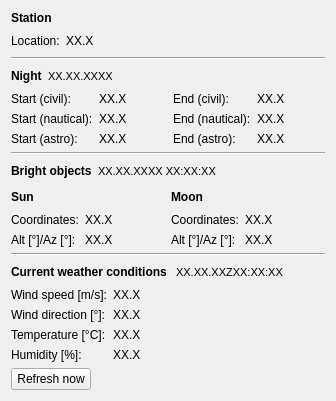
      <widget class="QWidget" name="weather">
       <attribute name="title">
        <string>Station</string>
       </attribute>
       <layout class="QGridLayout" name="gridLayout_5">
        <item row="0" column="0">
         <layout class="QVBoxLayout" name="verticalLayout_7">
          <item>
           <layout class="QVBoxLayout" name="verticalLayout_6">
            <item>
             <widget class="QLabel" name="siteLabel">
              <property name="font">
               <font>
                <weight>75</weight>
                <bold>true</bold>
               </font>
              </property>
              <property name="text">
               <string>Station</string>
              </property>
              <property name="alignment">
               <set>Qt::AlignLeading|Qt::AlignLeft|Qt::AlignVCenter</set>
              </property>
             </widget>
            </item>
            <item>
             <layout class="QHBoxLayout" name="horizontalLayout_7">
              <item>
               <widget class="QLabel" name="siteLocation">
                <property name="font">
                 <font>
                  <weight>50</weight>
                  <bold>false</bold>
                 </font>
                </property>
                <property name="text">
                 <string>Location:</string>
                </property>
                <property name="alignment">
                 <set>Qt::AlignLeading|Qt::AlignLeft|Qt::AlignVCenter</set>
                </property>
               </widget>
              </item>
              <item>
               <widget class="QLabel" name="siteLocationValue">
                <property name="font">
                 <font>
                  <weight>50</weight>
                  <bold>false</bold>
                 </font>
                </property>
                <property name="text">
                 <string>XX.X</string>
                </property>
                <property name="alignment">
                 <set>Qt::AlignLeading|Qt::AlignLeft|Qt::AlignVCenter</set>
                </property>
               </widget>
              </item>
              <item>
               <spacer name="horizontalSpacer_12">
                <property name="orientation">
                 <enum>Qt::Horizontal</enum>
                </property>
                <property name="sizeType">
                 <enum>QSizePolicy::MinimumExpanding</enum>
                </property>
                <property name="sizeHint" stdset="0">
                 <size>
                  <width>40</width>
                  <height>20</height>
                 </size>
                </property>
               </spacer>
              </item>
             </layout>
            </item>
           </layout>
          </item>
          <item>
           <widget class="Line" name="line_8">
            <property name="orientation">
             <enum>Qt::Horizontal</enum>
            </property>
           </widget>
          </item>
          <item>
           <layout class="QVBoxLayout" name="verticalLayout_5">
            <item>
             <layout class="QHBoxLayout" name="horizontalLayout_6">
              <item>
               <widget class="QLabel" name="nightLabel">
                <property name="font">
                 <font>
                  <weight>75</weight>
                  <bold>true</bold>
                 </font>
                </property>
                <property name="text">
                 <string>Night</string>
                </property>
                <property name="alignment">
                 <set>Qt::AlignLeading|Qt::AlignLeft|Qt::AlignVCenter</set>
                </property>
               </widget>
              </item>
              <item>
               <widget class="QLabel" name="nightLastUpdateValue">
                <property name="font">
                 <font>
                  <pointsize>8</pointsize>
                  <weight>50</weight>
                  <bold>false</bold>
                 </font>
                </property>
                <property name="text">
                 <string>XX.XX.XXXX</string>
                </property>
                <property name="alignment">
                 <set>Qt::AlignLeading|Qt::AlignLeft|Qt::AlignVCenter</set>
                </property>
               </widget>
              </item>
              <item>
               <spacer name="horizontalSpacer_13">
                <property name="orientation">
                 <enum>Qt::Horizontal</enum>
                </property>
                <property name="sizeHint" stdset="0">
                 <size>
                  <width>40</width>
                  <height>20</height>
                 </size>
                </property>
               </spacer>
              </item>
             </layout>
            </item>
            <item>
             <layout class="QHBoxLayout" name="horizontalLayout_5">
              <item>
               <layout class="QFormLayout" name="formLayout_4">
                <item row="0" column="0">
                 <widget class="QLabel" name="nightStartCivil">
                  <property name="font">
                   <font>
                    <weight>50</weight>
                    <bold>false</bold>
                   </font>
                  </property>
                  <property name="text">
                   <string>Start (civil):</string>
                  </property>
                  <property name="alignment">
                   <set>Qt::AlignLeading|Qt::AlignLeft|Qt::AlignVCenter</set>
                  </property>
                 </widget>
                </item>
                <item row="0" column="1">
                 <widget class="QLabel" name="nightStartCivilValue">
                  <property name="font">
                   <font>
                    <weight>50</weight>
                    <bold>false</bold>
                   </font>
                  </property>
                  <property name="text">
                   <string>XX.X</string>
                  </property>
                  <property name="alignment">
                   <set>Qt::AlignLeading|Qt::AlignLeft|Qt::AlignVCenter</set>
                  </property>
                 </widget>
                </item>
                <item row="1" column="0">
                 <widget class="QLabel" name="nightStartNautical">
                  <property name="font">
                   <font>
                    <weight>50</weight>
                    <bold>false</bold>
                   </font>
                  </property>
                  <property name="text">
                   <string>Start (nautical):</string>
                  </property>
                  <property name="alignment">
                   <set>Qt::AlignLeading|Qt::AlignLeft|Qt::AlignVCenter</set>
                  </property>
                 </widget>
                </item>
                <item row="1" column="1">
                 <widget class="QLabel" name="nightStartNauticalValue">
                  <property name="font">
                   <font>
                    <weight>50</weight>
                    <bold>false</bold>
                   </font>
                  </property>
                  <property name="text">
                   <string>XX.X</string>
                  </property>
                  <property name="alignment">
                   <set>Qt::AlignLeading|Qt::AlignLeft|Qt::AlignVCenter</set>
                  </property>
                 </widget>
                </item>
                <item row="2" column="0">
                 <widget class="QLabel" name="nightStartAstro">
                  <property name="font">
                   <font>
                    <weight>50</weight>
                    <bold>false</bold>
                   </font>
                  </property>
                  <property name="text">
                   <string>Start (astro):</string>
                  </property>
                  <property name="alignment">
                   <set>Qt::AlignLeading|Qt::AlignLeft|Qt::AlignVCenter</set>
                  </property>
                 </widget>
                </item>
                <item row="2" column="1">
                 <widget class="QLabel" name="nightStartAstroValue">
                  <property name="font">
                   <font>
                    <weight>50</weight>
                    <bold>false</bold>
                   </font>
                  </property>
                  <property name="text">
                   <string>XX.X</string>
                  </property>
                  <property name="alignment">
                   <set>Qt::AlignLeading|Qt::AlignLeft|Qt::AlignVCenter</set>
                  </property>
                 </widget>
                </item>
               </layout>
              </item>
              <item>
               <spacer name="horizontalSpacer_11">
                <property name="orientation">
                 <enum>Qt::Horizontal</enum>
                </property>
                <property name="sizeHint" stdset="0">
                 <size>
                  <width>40</width>
                  <height>20</height>
                 </size>
                </property>
               </spacer>
              </item>
              <item>
               <layout class="QFormLayout" name="formLayout_5">
                <item row="0" column="0">
                 <widget class="QLabel" name="nightEndCivil">
                  <property name="font">
                   <font>
                    <weight>50</weight>
                    <bold>false</bold>
                   </font>
                  </property>
                  <property name="text">
                   <string>End (civil):</string>
                  </property>
                  <property name="alignment">
                   <set>Qt::AlignLeading|Qt::AlignLeft|Qt::AlignVCenter</set>
                  </property>
                 </widget>
                </item>
                <item row="0" column="1">
                 <widget class="QLabel" name="nightEndCivilValue">
                  <property name="font">
                   <font>
                    <weight>50</weight>
                    <bold>false</bold>
                   </font>
                  </property>
                  <property name="text">
                   <string>XX.X</string>
                  </property>
                  <property name="alignment">
                   <set>Qt::AlignLeading|Qt::AlignLeft|Qt::AlignVCenter</set>
                  </property>
                 </widget>
                </item>
                <item row="1" column="0">
                 <widget class="QLabel" name="nightEndNautical">
                  <property name="font">
                   <font>
                    <weight>50</weight>
                    <bold>false</bold>
                   </font>
                  </property>
                  <property name="text">
                   <string>End (nautical):</string>
                  </property>
                  <property name="alignment">
                   <set>Qt::AlignLeading|Qt::AlignLeft|Qt::AlignVCenter</set>
                  </property>
                 </widget>
                </item>
                <item row="1" column="1">
                 <widget class="QLabel" name="nightEndNauticalValue">
                  <property name="font">
                   <font>
                    <weight>50</weight>
                    <bold>false</bold>
                   </font>
                  </property>
                  <property name="text">
                   <string>XX.X</string>
                  </property>
                  <property name="alignment">
                   <set>Qt::AlignLeading|Qt::AlignLeft|Qt::AlignVCenter</set>
                  </property>
                 </widget>
                </item>
                <item row="2" column="0">
                 <widget class="QLabel" name="nightEndAstro">
                  <property name="font">
                   <font>
                    <weight>50</weight>
                    <bold>false</bold>
                   </font>
                  </property>
                  <property name="text">
                   <string>End (astro):</string>
                  </property>
                  <property name="alignment">
                   <set>Qt::AlignLeading|Qt::AlignLeft|Qt::AlignVCenter</set>
                  </property>
                 </widget>
                </item>
                <item row="2" column="1">
                 <widget class="QLabel" name="nightEndAstroValue">
                  <property name="font">
                   <font>
                    <weight>50</weight>
                    <bold>false</bold>
                   </font>
                  </property>
                  <property name="text">
                   <string>XX.X</string>
                  </property>
                  <property name="alignment">
                   <set>Qt::AlignLeading|Qt::AlignLeft|Qt::AlignVCenter</set>
                  </property>
                 </widget>
                </item>
               </layout>
              </item>
              <item>
               <spacer name="horizontalSpacer_17">
                <property name="orientation">
                 <enum>Qt::Horizontal</enum>
                </property>
                <property name="sizeHint" stdset="0">
                 <size>
                  <width>40</width>
                  <height>20</height>
                 </size>
                </property>
               </spacer>
              </item>
             </layout>
            </item>
           </layout>
          </item>
          <item>
           <widget class="Line" name="line_9">
            <property name="orientation">
             <enum>Qt::Horizontal</enum>
            </property>
           </widget>
          </item>
          <item>
           <layout class="QVBoxLayout" name="verticalLayout_4">
            <item>
             <layout class="QHBoxLayout" name="horizontalLayout_4">
              <item>
               <widget class="QLabel" name="brightLabel">
                <property name="font">
                 <font>
                  <weight>75</weight>
                  <bold>true</bold>
                 </font>
                </property>
                <property name="text">
                 <string>Bright objects</string>
                </property>
                <property name="alignment">
                 <set>Qt::AlignLeading|Qt::AlignLeft|Qt::AlignVCenter</set>
                </property>
               </widget>
              </item>
              <item>
               <widget class="QLabel" name="brightLastUpdateValue">
                <property name="font">
                 <font>
                  <pointsize>8</pointsize>
                  <weight>50</weight>
                  <bold>false</bold>
                 </font>
                </property>
                <property name="text">
                 <string>XX.XX.XXXX XX:XX:XX</string>
                </property>
                <property name="alignment">
                 <set>Qt::AlignLeading|Qt::AlignLeft|Qt::AlignVCenter</set>
                </property>
               </widget>
              </item>
              <item>
               <spacer name="horizontalSpacer_14">
                <property name="orientation">
                 <enum>Qt::Horizontal</enum>
                </property>
                <property name="sizeHint" stdset="0">
                 <size>
                  <width>40</width>
                  <height>20</height>
                 </size>
                </property>
               </spacer>
              </item>
             </layout>
            </item>
            <item>
             <layout class="QGridLayout" name="gridLayout_4">
              <item row="0" column="1">
               <spacer name="horizontalSpacer_9">
                <property name="orientation">
                 <enum>Qt::Horizontal</enum>
                </property>
                <property name="sizeHint" stdset="0">
                 <size>
                  <width>40</width>
                  <height>20</height>
                 </size>
                </property>
               </spacer>
              </item>
              <item row="1" column="1">
               <spacer name="horizontalSpacer_10">
                <property name="orientation">
                 <enum>Qt::Horizontal</enum>
                </property>
                <property name="sizeHint" stdset="0">
                 <size>
                  <width>40</width>
                  <height>20</height>
                 </size>
                </property>
               </spacer>
              </item>
              <item row="0" column="0">
               <widget class="QLabel" name="sunLabel">
                <property name="font">
                 <font>
                  <weight>75</weight>
                  <bold>true</bold>
                 </font>
                </property>
                <property name="text">
                 <string>Sun</string>
                </property>
                <property name="alignment">
                 <set>Qt::AlignLeading|Qt::AlignLeft|Qt::AlignVCenter</set>
                </property>
               </widget>
              </item>
              <item row="1" column="2">
               <layout class="QFormLayout" name="formLayout_3">
                <item row="0" column="0">
                 <widget class="QLabel" name="moonCoordinates">
                  <property name="font">
                   <font>
                    <weight>50</weight>
                    <bold>false</bold>
                   </font>
                  </property>
                  <property name="text">
                   <string>Coordinates:</string>
                  </property>
                  <property name="alignment">
                   <set>Qt::AlignLeading|Qt::AlignLeft|Qt::AlignVCenter</set>
                  </property>
                 </widget>
                </item>
                <item row="0" column="1">
                 <widget class="QLabel" name="moonCoordinatesValues">
                  <property name="font">
                   <font>
                    <weight>50</weight>
                    <bold>false</bold>
                   </font>
                  </property>
                  <property name="text">
                   <string>XX.X</string>
                  </property>
                  <property name="alignment">
                   <set>Qt::AlignLeading|Qt::AlignLeft|Qt::AlignVCenter</set>
                  </property>
                 </widget>
                </item>
                <item row="1" column="0">
                 <widget class="QLabel" name="moonAltaz">
                  <property name="font">
                   <font>
                    <weight>50</weight>
                    <bold>false</bold>
                   </font>
                  </property>
                  <property name="text">
                   <string>Alt [°]/Az [°]:</string>
                  </property>
                  <property name="alignment">
                   <set>Qt::AlignLeading|Qt::AlignLeft|Qt::AlignVCenter</set>
                  </property>
                 </widget>
                </item>
                <item row="1" column="1">
                 <widget class="QLabel" name="moonAltazValue">
                  <property name="font">
                   <font>
                    <weight>50</weight>
                    <bold>false</bold>
                   </font>
                  </property>
                  <property name="text">
                   <string>XX.X</string>
                  </property>
                  <property name="alignment">
                   <set>Qt::AlignLeading|Qt::AlignLeft|Qt::AlignVCenter</set>
                  </property>
                 </widget>
                </item>
               </layout>
              </item>
              <item row="1" column="0">
               <layout class="QFormLayout" name="formLayout_2">
                <item row="0" column="0">
                 <widget class="QLabel" name="sunCoordinates">
                  <property name="font">
                   <font>
                    <weight>50</weight>
                    <bold>false</bold>
                   </font>
                  </property>
                  <property name="text">
                   <string>Coordinates:</string>
                  </property>
                  <property name="alignment">
                   <set>Qt::AlignLeading|Qt::AlignLeft|Qt::AlignVCenter</set>
                  </property>
                 </widget>
                </item>
                <item row="0" column="1">
                 <widget class="QLabel" name="sunCoordinatesValues">
                  <property name="sizePolicy">
                   <sizepolicy hsizetype="Minimum" vsizetype="Preferred">
                    <horstretch>0</horstretch>
                    <verstretch>0</verstretch>
                   </sizepolicy>
                  </property>
                  <property name="font">
                   <font>
                    <weight>50</weight>
                    <bold>false</bold>
                   </font>
                  </property>
                  <property name="text">
                   <string>XX.X</string>
                  </property>
                  <property name="alignment">
                   <set>Qt::AlignLeading|Qt::AlignLeft|Qt::AlignVCenter</set>
                  </property>
                 </widget>
                </item>
                <item row="1" column="0">
                 <widget class="QLabel" name="sunAltaz">
                  <property name="font">
                   <font>
                    <weight>50</weight>
                    <bold>false</bold>
                   </font>
                  </property>
                  <property name="text">
                   <string>Alt [°]/Az [°]:</string>
                  </property>
                  <property name="alignment">
                   <set>Qt::AlignLeading|Qt::AlignLeft|Qt::AlignVCenter</set>
                  </property>
                 </widget>
                </item>
                <item row="1" column="1">
                 <widget class="QLabel" name="sunAltazValue">
                  <property name="font">
                   <font>
                    <weight>50</weight>
                    <bold>false</bold>
                   </font>
                  </property>
                  <property name="text">
                   <string>XX.X</string>
                  </property>
                  <property name="alignment">
                   <set>Qt::AlignLeading|Qt::AlignLeft|Qt::AlignVCenter</set>
                  </property>
                 </widget>
                </item>
               </layout>
              </item>
              <item row="0" column="2">
               <widget class="QLabel" name="sunMoon">
                <property name="font">
                 <font>
                  <weight>75</weight>
                  <bold>true</bold>
                 </font>
                </property>
                <property name="text">
                 <string>Moon</string>
                </property>
                <property name="alignment">
                 <set>Qt::AlignLeading|Qt::AlignLeft|Qt::AlignVCenter</set>
                </property>
               </widget>
              </item>
              <item row="0" column="3">
               <spacer name="horizontalSpacer_16">
                <property name="orientation">
                 <enum>Qt::Horizontal</enum>
                </property>
                <property name="sizeHint" stdset="0">
                 <size>
                  <width>40</width>
                  <height>20</height>
                 </size>
                </property>
               </spacer>
              </item>
             </layout>
            </item>
           </layout>
          </item>
          <item>
           <widget class="Line" name="line_10">
            <property name="orientation">
             <enum>Qt::Horizontal</enum>
            </property>
           </widget>
          </item>
          <item>
           <layout class="QVBoxLayout" name="verticalLayout_3">
            <item>
             <layout class="QHBoxLayout" name="horizontalLayout_3">
              <item>
               <widget class="QLabel" name="weatherConditions">
                <property name="font">
                 <font>
                  <weight>75</weight>
                  <bold>true</bold>
                 </font>
                </property>
                <property name="text">
                 <string>Current weather conditions</string>
                </property>
                <property name="alignment">
                 <set>Qt::AlignLeading|Qt::AlignLeft|Qt::AlignVCenter</set>
                </property>
               </widget>
              </item>
              <item>
               <widget class="QLabel" name="weatherLastUpdateValue">
                <property name="font">
                 <font>
                  <pointsize>8</pointsize>
                  <weight>50</weight>
                  <bold>false</bold>
                 </font>
                </property>
                <property name="text">
                 <string> XX.XX.XXZXX:XX:XX</string>
                </property>
                <property name="alignment">
                 <set>Qt::AlignLeading|Qt::AlignLeft|Qt::AlignVCenter</set>
                </property>
               </widget>
              </item>
              <item>
               <spacer name="horizontalSpacer_15">
                <property name="orientation">
                 <enum>Qt::Horizontal</enum>
                </property>
                <property name="sizeHint" stdset="0">
                 <size>
                  <width>40</width>
                  <height>20</height>
                 </size>
                </property>
               </spacer>
              </item>
             </layout>
            </item>
            <item>
             <layout class="QFormLayout" name="formLayout">
              <item row="0" column="0">
               <widget class="QLabel" name="weatherWindSpeed">
                <property name="font">
                 <font>
                  <weight>50</weight>
                  <bold>false</bold>
                 </font>
                </property>
                <property name="text">
                 <string>Wind speed [m/s]:</string>
                </property>
                <property name="alignment">
                 <set>Qt::AlignLeading|Qt::AlignLeft|Qt::AlignVCenter</set>
                </property>
               </widget>
              </item>
              <item row="0" column="1">
               <widget class="QLabel" name="weatherWindSpeedValue">
                <property name="font">
                 <font>
                  <weight>50</weight>
                  <bold>false</bold>
                 </font>
                </property>
                <property name="text">
                 <string>XX.X</string>
                </property>
                <property name="alignment">
                 <set>Qt::AlignLeading|Qt::AlignLeft|Qt::AlignVCenter</set>
                </property>
               </widget>
              </item>
              <item row="1" column="0">
               <widget class="QLabel" name="weatherWindDirection">
                <property name="font">
                 <font>
                  <weight>50</weight>
                  <bold>false</bold>
                 </font>
                </property>
                <property name="text">
                 <string>Wind direction [°]:</string>
                </property>
                <property name="alignment">
                 <set>Qt::AlignLeading|Qt::AlignLeft|Qt::AlignVCenter</set>
                </property>
               </widget>
              </item>
              <item row="1" column="1">
               <widget class="QLabel" name="weatherWindDirectionValue">
                <property name="font">
                 <font>
                  <weight>50</weight>
                  <bold>false</bold>
                 </font>
                </property>
                <property name="text">
                 <string>XX.X</string>
                </property>
                <property name="alignment">
                 <set>Qt::AlignLeading|Qt::AlignLeft|Qt::AlignVCenter</set>
                </property>
               </widget>
              </item>
              <item row="2" column="0">
               <widget class="QLabel" name="weatherTemperature">
                <property name="font">
                 <font>
                  <weight>50</weight>
                  <bold>false</bold>
                 </font>
                </property>
                <property name="text">
                 <string>Temperature [°C]:</string>
                </property>
                <property name="alignment">
                 <set>Qt::AlignLeading|Qt::AlignLeft|Qt::AlignVCenter</set>
                </property>
               </widget>
              </item>
              <item row="2" column="1">
               <widget class="QLabel" name="weatherTemperatureValue">
                <property name="font">
                 <font>
                  <weight>50</weight>
                  <bold>false</bold>
                 </font>
                </property>
                <property name="text">
                 <string>XX.X</string>
                </property>
                <property name="alignment">
                 <set>Qt::AlignLeading|Qt::AlignLeft|Qt::AlignVCenter</set>
                </property>
               </widget>
              </item>
              <item row="3" column="0">
               <widget class="QLabel" name="weatherHumidity">
                <property name="font">
                 <font>
                  <weight>50</weight>
                  <bold>false</bold>
                 </font>
                </property>
                <property name="text">
                 <string>Humidity [%]:</string>
                </property>
                <property name="alignment">
                 <set>Qt::AlignLeading|Qt::AlignLeft|Qt::AlignVCenter</set>
                </property>
               </widget>
              </item>
              <item row="3" column="1">
               <widget class="QLabel" name="weatherHumidityValue">
                <property name="font">
                 <font>
                  <weight>50</weight>
                  <bold>false</bold>
                 </font>
                </property>
                <property name="text">
                 <string>XX.X</string>
                </property>
                <property name="alignment">
                 <set>Qt::AlignLeading|Qt::AlignLeft|Qt::AlignVCenter</set>
                </property>
               </widget>
              </item>
             </layout>
            </item>
            <item>
             <widget class="QPushButton" name="weatherDisplayRefresh">
              <property name="sizePolicy">
               <sizepolicy hsizetype="Fixed" vsizetype="Fixed">
                <horstretch>0</horstretch>
                <verstretch>0</verstretch>
               </sizepolicy>
              </property>
              <property name="text">
               <string>Refresh now</string>
              </property>
             </widget>
            </item>
           </layout>
          </item>
         </layout>
        </item>
       </layout>
      </widget>
